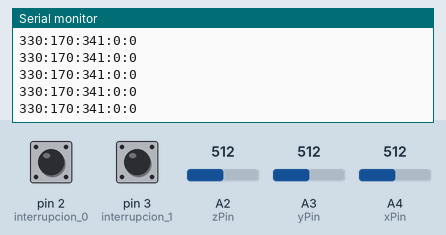
This sketch was run on a simulated Arduino Uno, built with avr-gcc and run on an emulated ATmega328P. On the bench: the last lines printed to the serial monitor. Inputs (shaded band) come from the test bench; at power-on: A2 (zPin) = 512, A3 (yPin) = 512, A4 (xPin) = 512, pin 2 (interrupcion_0) HIGH, pin 3 (interrupcion_1) HIGH.

Above: at 1.2 s.
1.3 s: A2 (zPin) set to 361
At 2.2 s:
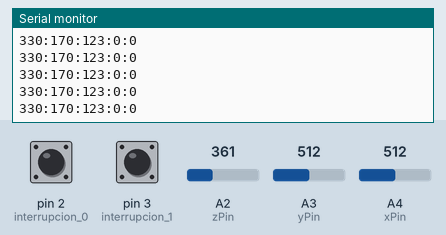
4.3 s: A2 (zPin) set to 327
At 5.4 s:
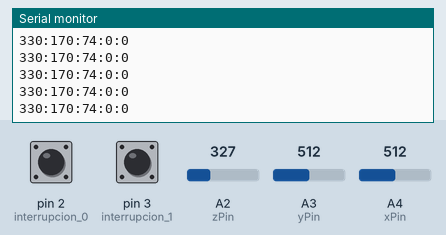
5.8 s: A3 (yPin) set to 422
At 6.8 s:
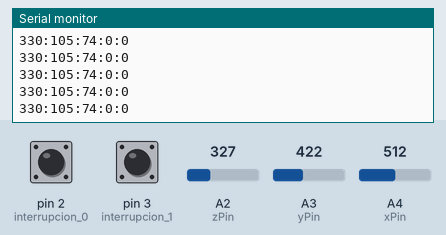
7.3 s: A3 (yPin) set to 406
At 8.0 s:
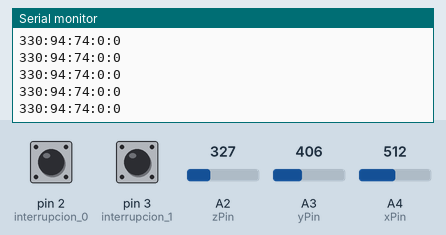
11.8 s: A4 (xPin) set to 182
At 12.9 s:
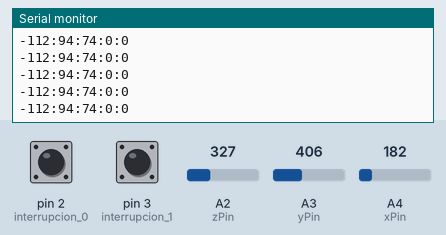
14.8 s: A4 (xPin) set to 200
At 15.9 s:
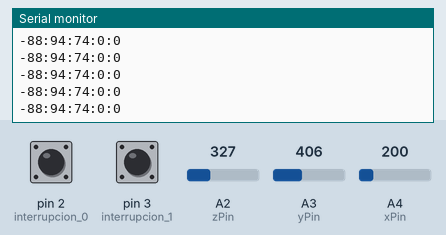
Timing chart, 0 to 17.3 s (numbered marks = the images above; inputs shaded):
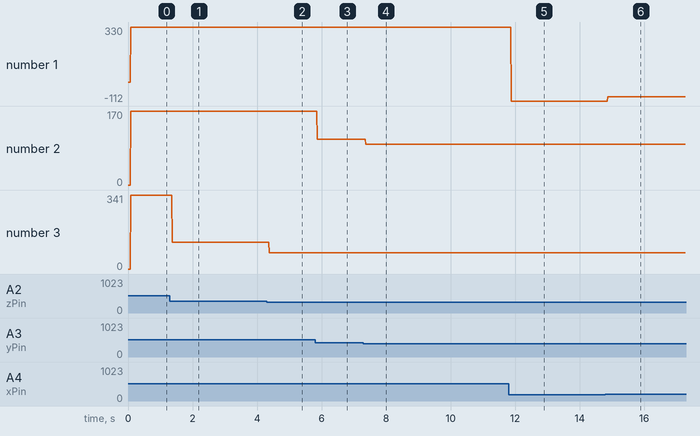

The sketch:

acelerometro.ino
```cpp
#include "interrupciones.h"

void setup()
{
 iniciar_guante();
}

void loop()
{
   enviar_valores();
}
```

interrupciones.cpp
```cpp
#include "interrupciones.h"
int color = 0, modo=0,accion=0;
const int xPin = A4;
const int yPin = A3;
const int zPin = A2;
int valx, valy, valz;
unsigned long tiempo=0, tiempo_actual=0, tiempo_retardo=1000; // variables para que el conteo de los pulsadores sea mas lento
unsigned long tiempo1=0, tiempo_actual1=0, tiempo_retardo1=1000;


void modo_interrupcion()
{
  tiempo=millis();
  if(tiempo>tiempo_actual+tiempo_retardo)  // para que la lectura de los pulsadores ocurra de manera mas lenta se suma un segundo al tiempo de ejecucion que lleva el programa
  {
    tiempo_actual=tiempo;

     modo = modo+1;  // la interrupcion funciona como un contador y de acuerdo al valor que tome se realizan las acciones en processing
     if (modo >10)
     {
       modo = 0;
     }
  }
}

void acciones()
{
   tiempo1=millis();
  if(tiempo1>tiempo_actual1+tiempo_retardo1)
  {
    tiempo_actual1=tiempo1;

    accion = accion+1;

    if(accion >9)
    {
      accion = 0;
    }
  }
}

void iniciar_guante()
{
   Serial.begin(9600);
  pinMode(xPin, INPUT);  // se declaran los pines analogicos como salidas
  pinMode(yPin, INPUT);
  pinMode(zPin, INPUT);
  pinMode(2, INPUT_PULLUP);  // interrupcion 0
  pinMode(3, INPUT_PULLUP);  // interrupcion 1
  attachInterrupt(digitalPinToInterrupt(2),modo_interrupcion,RISING);  // funcion para la interrupcion 0
  attachInterrupt(digitalPinToInterrupt(3),acciones,RISING);  // funcion para la interrupcion 1
  Timer2int();
}


void enviar_valores()
{
  Serial.print(valx);   // imprime los valores leidos por el acelerometro y se envian por el serial
  Serial.print(":");

  Serial.print(valy);
  Serial.print(":");

  Serial.print(valz);
  Serial.print(":");

  Serial.print(modo);   // imprime los valores de la primera interrupcion y los envia por el serial
  Serial.print(":");

  Serial.println(accion);  // imprime los valores de la segunda interrupcion y los envia por el serial
}

void Timer2int()
{
  TCNT2=98;  // reinicia el contador
  TIMSK2=1;  // interrupciones habilitadas
  TCCR2A=0;  // modo normal
  TCCR2B=7;  // preescalado
}

 ISR(TIMER2_OVF_vect)
 {
   TCNT2=98;

  valx=analogRead(xPin); // lee los valores del acelerometro
  valy=analogRead(yPin);
  valz=analogRead(zPin);

  valx = map(valx, 266, 400, 0, 180);  // se hace la caracterizacion del acelerometro y segun las lecturas se asigna un valor acorde con las coordenadas que se estan trabajando en processing
  valy = map(valy, 275, 400, 0, 90);
  valz = map(valz, 275, 400, 0, 180 );
 }
```

interrupciones.h
```cpp
#ifndef INTERRUPCIONES_H
#define INTERRUPCIONES_H
#include "Arduino.h"

void modo_interrupcion();
void acciones();
void enviar_valores();
void iniciar_guante();
void Timer2int();

#endif /*INTERRUPCIONES_H*/
```

Measured:
- after the input at 1.3 s, the serial monitor: prints a new line after 0.07 s (image 1)
- after the input at 4.3 s, the serial monitor: prints a new line after 0.08 s (image 2)
- after the input at 5.8 s, the serial monitor: prints a new line after 0.07 s (image 3)
- after the input at 7.3 s, the serial monitor: prints a new line after 0.07 s (image 4)
- after the input at 11.8 s, the serial monitor: prints a new line after 0.08 s (image 5)
- after the input at 14.8 s, the serial monitor: prints a new line after 0.08 s (image 6)
- plotted number 1: 330 → -112 after the input at 11.8 s, -112 → -88 after the input at 14.8 s
- plotted number 2: 170 → 105 after the input at 5.8 s, 105 → 94 after the input at 7.3 s
